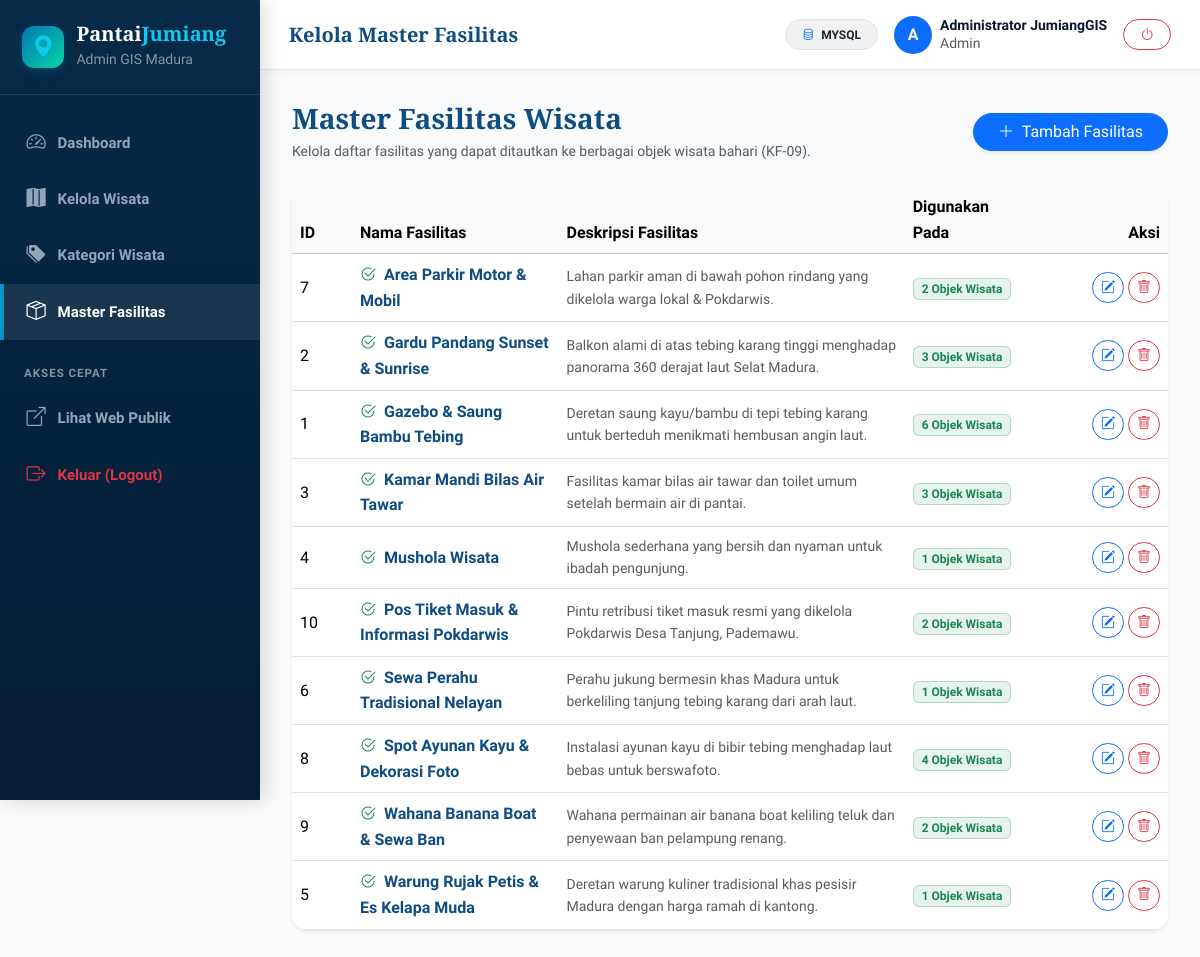
Page /admin/fasilitas.php (signed in) on the committed database.
### tables this page shows
CREATE TABLE `fasilitas` (
  `id_fasilitas` INT AUTO_INCREMENT PRIMARY KEY,
  `nama_fasilitas` VARCHAR(100) NOT NULL,
  `deskripsi` TEXT NULL
);

### admin/fasilitas.php (the view, shortened to what this page needs)
<?php
$db = getDB();
$stmt = $db->query("
    SELECT f.*, COUNT(wf.id_wisata) AS total_wisata
    FROM fasilitas f
    LEFT JOIN wisata_fasilitas wf ON f.id_fasilitas = wf.id_fasilitas
    GROUP BY f.id_fasilitas, f.nama_fasilitas, f.deskripsi
    ORDER BY f.nama_fasilitas ASC
");
$fasilitasList = $stmt->fetchAll();
include __DIR__ . '/../includes/admin_header.php';
?>
<div class="d-flex justify-content-between align-items-center mb-4 flex-wrap gap-2">
    <div>
        <h3 class="font-serif fw-bold text-ocean-primary mb-1">Master Fasilitas Wisata</h3>
        <p class="text-muted small mb-0">Kelola daftar fasilitas yang dapat ditautkan ke berbagai objek wisata bahari (KF-09).</p>
    </div>
    <button type="button" class="btn btn-primary rounded-pill px-4 shadow-sm" onclick="window.openAddFasilitasModal()">
        <i class="bi bi-plus-lg me-1"></i> Tambah Fasilitas
    </button>
</div>
<div class="card border-0 shadow-sm rounded-4 overflow-hidden">
    <div class="table-responsive">
        <table class="table table-hover align-middle mb-0">
            <thead class="table-light">
                <tr>
                    <th style="width: 60px;">ID</th>
                    <th>Nama Fasilitas</th>
                    <th>Deskripsi Fasilitas</th>
                    <th>Digunakan Pada</th>
                    <th class="text-end" style="width: 140px;">Aksi</th>
                </tr>
            </thead>
            <tbody>
                <?php if (empty($fasilitasList)): ?>
                    <tr>
                        <td colspan="5" class="text-center py-5 text-muted">Belum ada master fasilitas.</td>
                    </tr>
                <?php else: ?>
                    <?php foreach ($fasilitasList as $f): ?>
                        <tr>
                            <td><?= $f['id_fasilitas'] ?></td>
                            <td class="fw-bold text-ocean-primary">
                                <i class="bi bi-check2-circle text-success me-1"></i> <?= htmlspecialchars($f['nama_fasilitas']) ?>
                            </td>
                            <td class="text-muted small"><?= htmlspecialchars($f['deskripsi'] ?: '-') ?></td>
                            <td>
                                <span class="badge bg-success bg-opacity-10 text-success border border-success border-opacity-25 px-2 py-1">
                                    <?= $f['total_wisata'] ?> Objek Wisata
                                </span>
                            </td>
                            <td class="text-end">
                                <button type="button" onclick="window.editFasilitas(<?= $f['id_fasilitas'] ?>, '<?= htmlspecialchars(addslashes($f['nama_fasilitas'])) ?>', '<?= htmlspecialchars(addslashes($f['deskripsi'] ?? '')) ?>')" class="btn btn-sm btn-outline-primary rounded-pill px-2">
                                    <i class="bi bi-pencil-square"></i>
                                </button>
                                <button type="button" onclick="window.deleteFasilitas(<?= $f['id_fasilitas'] ?>, '<?= htmlspecialchars(addslashes($f['nama_fasilitas'])) ?>')" class="btn btn-sm btn-outline-danger rounded-pill px-2">
                                    <i class="bi bi-trash"></i>
                                </button>
                            </td>
                        </tr>
                    <?php endforeach; ?>
                <?php endif; ?>
            </tbody>
        </table>
    </div>
</div>
<?php include __DIR__ . '/../includes/admin_footer.php'; ?>

### assets/css/style.css (style rules this page uses)
:root { --font-main: 'Plus Jakarta Sans', system-ui, -apple-system, sans-serif; --font-serif: 'Playfair Display', Georgia, serif; --ocean-900: #041c32; --ocean-800: #062846; --ocean-700: #0a3d62; --ocean-600: #0f4c81; --ocean-500: #0077b6; --ocean-400: #0096c7; --ocean-300: #48cae4; --ocean-200: #90e0ef; --ocean-100: #ade8f4; --ocean-50: #e0f7fa; --ocean-bg: #f4f9fd; --seafoam: #06d6a0; --coral: #ff6b6b; --sand: #fdfbf7; --gold: #f59e0b; --dark: #0b192c; --text-muted:#64748b; --border-light: rgba(15, 76, 129, 0.12); --glass-bg: rgba(255, 255, 255, 0.82); --glass-border: rgba(255, 255, 255, 0.6); --glass-shadow: 0 10px 30px rgba(4, 28, 50, 0.08); --radius-sm: 8px; --radius-md: 14px; --radius-lg: 20px; --radius-xl: 28px; --transition: all 0.28s cubic-bezier(0.4, 0, 0.2, 1); }
* { box-sizing: border-box; }
body { font-family: var(--font-main); background-color: var(--ocean-bg); color: var(--dark); line-height: 1.6; overflow-x: hidden; }
h1, h2, h3, .font-serif { font-family: var(--font-serif); }
.text-ocean-primary { color: var(--ocean-600) !important; }

### assets/css/admin.css (style rules this page uses)
:root { --admin-sidebar-width: 260px; --admin-header-height: 70px; --admin-primary: #0f4c81; --admin-primary-dark: #072a48; --admin-accent: #0096c7; --admin-bg: #f8fafc; }
body.admin-body { background-color: var(--admin-bg); min-height: 100vh; }

### rows in the picture
fasilitas: id_fasilitas "7", nama_fasilitas "Area Parkir Motor & Mobil", deskripsi "Lahan parkir aman di bawah pohon rindang yang dikelola warga lokal & Pokdarwis.", total_wisata "2"
fasilitas: id_fasilitas "2", nama_fasilitas "Gardu Pandang Sunset & Sunrise", deskripsi "Balkon alami di atas tebing karang tinggi menghadap panorama 360 derajat laut Selat Madura.", total_wisata "3"
fasilitas: id_fasilitas "1", nama_fasilitas "Gazebo & Saung Bambu Tebing", deskripsi "Deretan saung kayu/bambu di tepi tebing karang untuk berteduh menikmati hembusan angin laut.", total_wisata "6"
fasilitas: id_fasilitas "3", nama_fasilitas "Kamar Mandi Bilas Air Tawar", deskripsi "Fasilitas kamar bilas air tawar dan toilet umum setelah bermain air di pantai.", total_wisata "3"
fasilitas: id_fasilitas "4", nama_fasilitas "Mushola Wisata", deskripsi "Mushola sederhana yang bersih dan nyaman untuk ibadah pengunjung.", total_wisata "1"
fasilitas: id_fasilitas "10", nama_fasilitas "Pos Tiket Masuk & Informasi Pokdarwis", deskripsi "Pintu retribusi tiket masuk resmi yang dikelola Pokdarwis Desa Tanjung, Pademawu.", total_wisata "2"
fasilitas: id_fasilitas "6", nama_fasilitas "Sewa Perahu Tradisional Nelayan", deskripsi "Perahu jukung bermesin khas Madura untuk berkeliling tanjung tebing karang dari arah laut.", total_wisata "1"
fasilitas: id_fasilitas "8", nama_fasilitas "Spot Ayunan Kayu & Dekorasi Foto", deskripsi "Instalasi ayunan kayu di bibir tebing menghadap laut bebas untuk berswafoto.", total_wisata "4"
fasilitas: id_fasilitas "9", nama_fasilitas "Wahana Banana Boat & Sewa Ban", deskripsi "Wahana permainan air banana boat keliling teluk dan penyewaan ban pelampung renang.", total_wisata "2"
fasilitas: id_fasilitas "5", nama_fasilitas "Warung Rujak Petis & Es Kelapa Muda", deskripsi "Deretan warung kuliner tradisional khas pesisir Madura dengan harga ramah di kantong.", total_wisata "1"

### other values in the picture
$pageTitle "Kelola Master Fasilitas"
getDBDriver() "MYSQL"
substr($userName, 0, 1) "A"
$userName "Administrator JumiangGIS"
$userRole "Admin"
